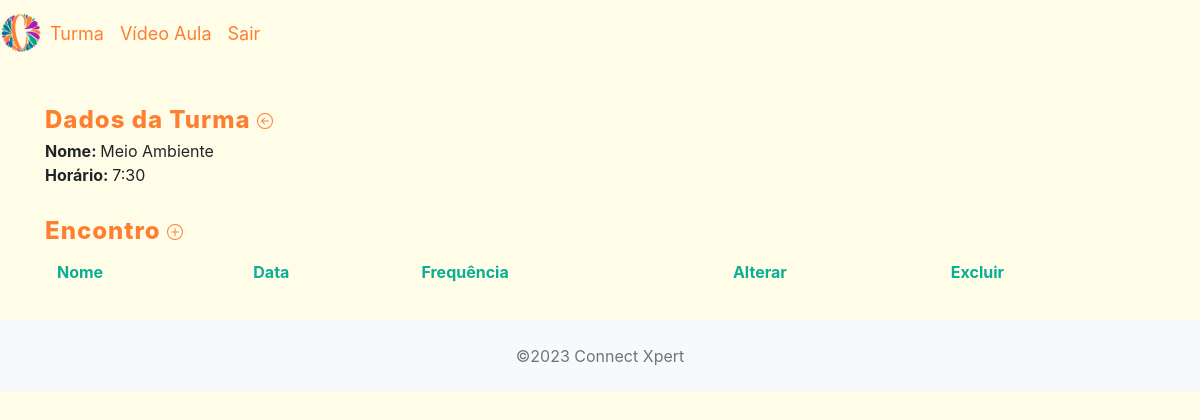
The app's page /crud_connectxpert/app/controller/EncontroController.php?action=list&id=4 (signed in), older data.
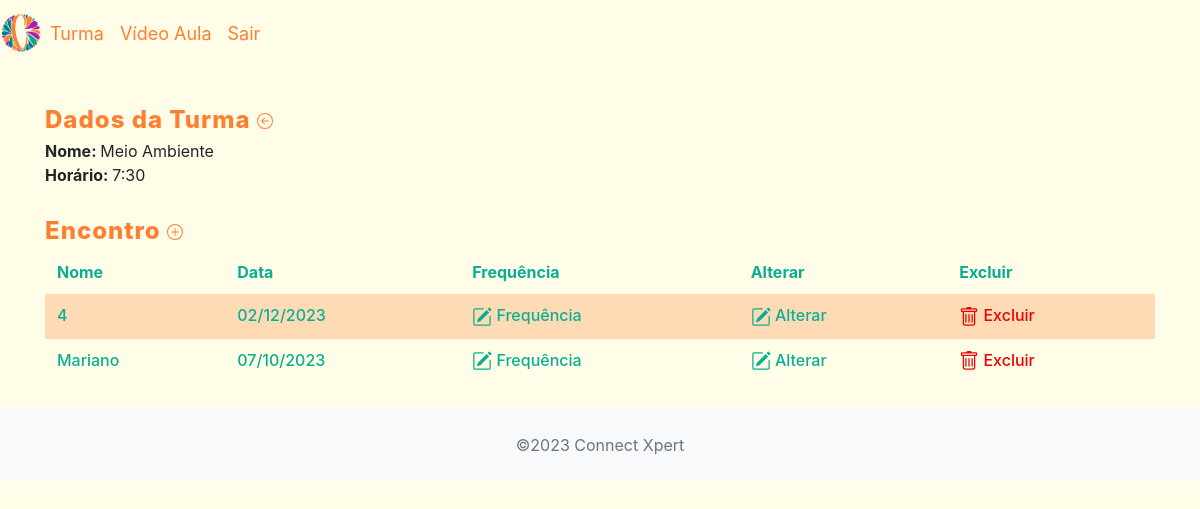
The same page, newer data.
### tables this page shows
CREATE TABLE `encontro` (
  `id_encontro` int(11) NOT NULL,
  `id_turma` int(11) NOT NULL,
  `nome_encontro` varchar(100) NOT NULL,
  `dia_encontro` date NOT NULL
);

### crud_connectxpert/app/controller/EncontroController.php (called while the page is built, shortened)
<?php
require_once(__DIR__ . "/../dao/EncontroDAO.php");
require_once(__DIR__ . "/../model/Encontro.php");
class EncontroController extends Controller {
    private EncontroDAO $encontroDao;
    private TurmaDAO $turmaDao;
    public function __construct() {
        $this->encontroDao = new EncontroDAO();
        $this->turmaDao = new TurmaDAO();
        $this->handleAction();
    }
    protected function list(string $msgErro = "", string $msgSucesso = "", int $idTurmaPar = 0) {
        $idTurma = 0;
        if($idTurmaPar)
            $idTurma = $idTurmaPar;
        else
            $idTurma = $this->getIdTurmaParam();
        $encontros = $this->encontroDao->list($idTurma);
        $dados["idTurma"] = $idTurma;
        $dados["lista"] = $encontros;
        $dados["turma"] = $this->turmaDao->findById($idTurma);
        $this->loadView("encontro/listEncontro.php", $dados,  $msgErro, $msgSucesso);
    }
    private function getIdTurmaParam() {
        $idTurma = 0;
        if(isset($_GET['id']))
            $idTurma = $_GET['id'];
        return $idTurma;
    }
}
$encCont = new EncontroController();

### crud_connectxpert/app/model/Encontro.php (called while the page is built, shortened)
<?php
class Encontro {
    private $idEncontro;
    private $nomeEncontro;
    private $diaEncontro;
    public function getIdEncontro()
    {
        return $this->idEncontro;
    }
    public function setIdEncontro($idEncontro)
    {
        $this->idEncontro = $idEncontro;
        return $this;
    }
    public function getNomeEncontro()
    {
        return $this->nomeEncontro;
    }
    public function setNomeEncontro($nomeEncontro)
    {
        $this->nomeEncontro = $nomeEncontro;
        return $this;
    }
    public function getDiaEncontroFormatada()
    {
        if($this->diaEncontro) {
            $data = date_create($this->diaEncontro);
            return date_format($data,"d/m/Y");
        }
        return '';
    }
    public function setDiaEncontro($diaEncontro)
    {
        $this->diaEncontro = $diaEncontro;
        return $this;
    }
}

### crud_connectxpert/app/dao/EncontroDAO.php (called while the page is built, shortened)
<?php
include_once(__DIR__ . "/../model/Encontro.php");
class EncontroDAO {
    public function list($id) {
        $conn = Connection::getConn();
        $sql = "SELECT * FROM encontro e where id_turma = ".$id." ORDER BY e.nome_encontro";
        $stm = $conn->prepare($sql);
        $stm->execute();
        $result = $stm->fetchAll();
        return $this->mapEncontro($result);
    }
    private function mapEncontro($result) {
        $encontros = array();
        foreach ($result as $reg) {
            $encontro = new Encontro();
            $encontro->setIdEncontro($reg['id_encontro']);
            $encontro->setNomeEncontro($reg['nome_encontro']);
            $encontro->setDiaEncontro($reg['dia_encontro']);
            $encontro->setIdTurma($reg['id_turma']);
            array_push($encontros, $encontro);
        }
        return $encontros;
    }
}

### crud_connectxpert/app/view/encontro/listEncontro.php (the view, shortened to what the changed rows need)
<?php
require_once(__DIR__ . "/../include/header.php");
echo '<link rel="stylesheet" href="' . BASEURL . '/view/turma/turmastyle.css">';
?>
<div class="container">
    <div class="row" style="margin-top: 10px;">
        <div class="col-12">
            <table id="tabEncontro" class='table table-striped'>
                <thead>
                    <tr class="topicos">
                        <th>Nome</th>
                        <th>Data</th>
                        <th>Frequência</th>
                        <th>Alterar</th>
                        <th>Excluir</th>
                    </tr>
                </thead>
                <tbody>
                    <?php foreach($dados['lista'] as $encontro): ?>
                        <tr class="listagem">
                            <td><?= $encontro->getNomeEncontro(); ?></td>
                            <td><?= $encontro->getDiaEncontroFormatada(); ?></td>
                            <td><a class="btn-alterar"
                                href="<?= BASEURL ?>/controller/FrequenciaController.php?action=createFrequencia&id=<?= $encontro->getIdEncontro() ?>&idTurma=<?php echo $dados["idTurma"]; ?>">
 Frequência </a>
                            <td><a class="btn-alterar"
                                href="<?= BASEURL ?>/controller/EncontroController.php?action=edit&id=<?= $encontro->getIdEncontro() ?>">
 Alterar</a>
                            </td>
                            <td><a class="btn-excluir"
                                onclick="return confirm('Confirma a exclusão do encontro? Ao excluir este encontro todos as frequências atreladas a eles serão excluídas');"
                                href="<?= BASEURL ?>/controller/EncontroController.php?action=delete&id=<?= $encontro->getIdEncontro() ?>">
 Excluir</a>
                            </td>
                        </tr>
                    <?php endforeach; ?>
                </tbody>
            </table>
        </div>
    </div>
</div>
<?php
require_once(__DIR__ . "/../include/footer.php");
?>

Row changes from the older to the newer data that the page shows:
added encontro: nome_encontro "4", dia_encontro "02/12/2023"
added encontro: nome_encontro "Mariano", dia_encontro "07/10/2023"
